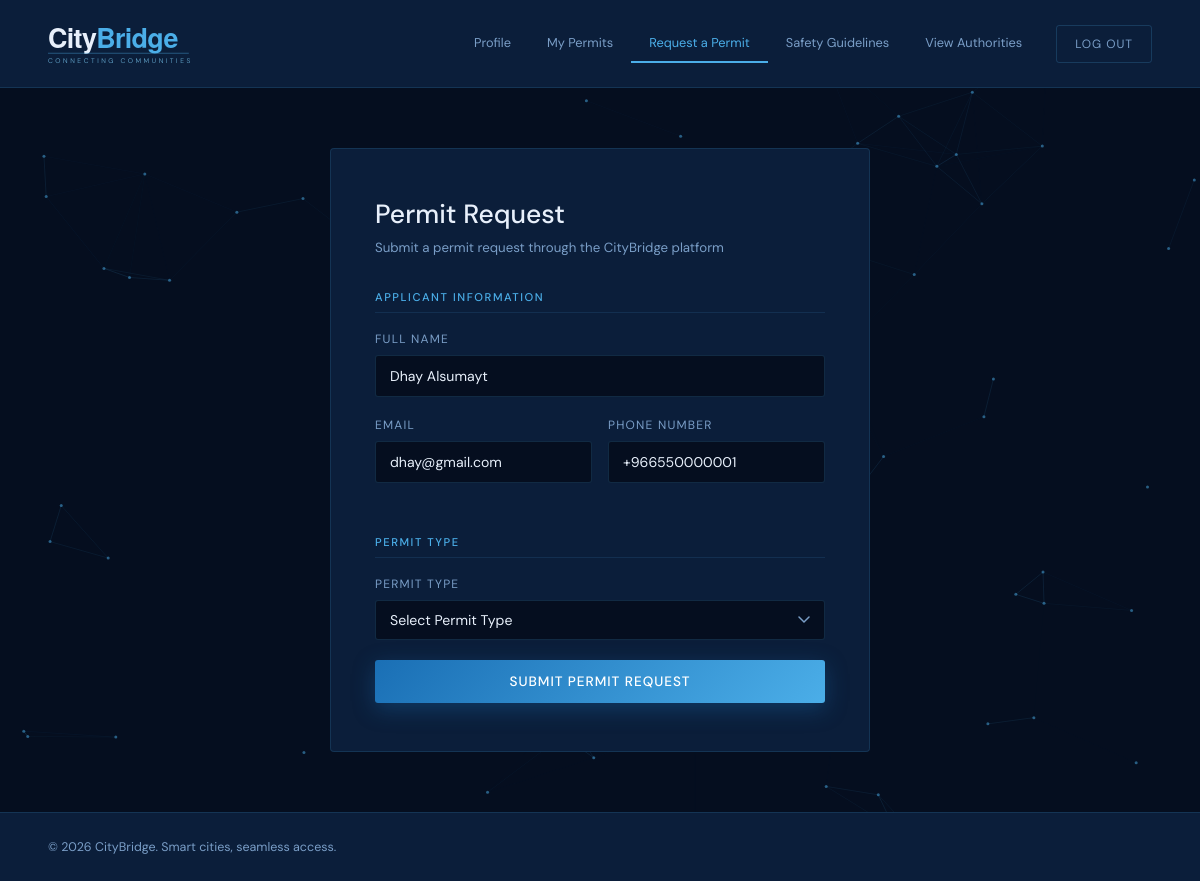
The page /code/reqprimt.php (signed in) on the database its author committed.
### tables this page shows
CREATE TABLE `user_account` (
  `account_id` int NOT NULL,
  `first_name` varchar(50) NOT NULL,
  `last_name` varchar(50) NOT NULL,
  `phone_number` varchar(20) NOT NULL,
  `job_title` varchar(100) DEFAULT NULL,
  `company_id` int NOT NULL
);

CREATE TABLE `account` (
  `account_id` int NOT NULL,
  `username` varchar(50) NOT NULL,
  `email` varchar(100) NOT NULL,
  `password_hash` varchar(255) NOT NULL,
  `role` enum('user','admin') NOT NULL
);

### code/auth.php (called while the page is built, shortened)
<?php
function e($v) {
    return htmlspecialchars((string)($v ?? ""), ENT_QUOTES, "UTF-8");
}

### code/reqprimt.php (the view, shortened to what this page needs)
<?php
include "db.php";
include "auth.php";
$account_id = (int)$_SESSION["account_id"];
$stmt = $conn->prepare(
  "SELECT ua.first_name, ua.last_name, ua.phone_number, a.email
   FROM account a JOIN user_account ua ON ua.account_id = a.account_id
   WHERE a.account_id = ?");
$stmt->bind_param("i", $account_id);
$stmt->execute();
$me = $stmt->get_result()->fetch_assoc();
?>
<!DOCTYPE html>
<html lang="en">
<head>
  <link rel="stylesheet" href="style.css" />
</head>
<body>
  <header class="user-header">
    <svg viewBox="0 0 500 72" width="320" xmlns="http://www.w3.org/2000/svg">
      <text x="0" y="44" font-family="'Helvetica Neue', 'Segoe UI', Arial, sans-serif" font-size="42" font-weight="700" letter-spacing="-1">
        <tspan fill="#e8f0fb">City</tspan><tspan fill="#4baee8">Bridge</tspan>
      </text>
      <text x="0" y="67" font-family="'DM Sans', 'Helvetica Neue', Arial, sans-serif" font-size="10.5" font-weight="300" fill="#7dcef8" letter-spacing="4" opacity="0.82">CONNECTING COMMUNITIES</text>
    </svg>
    <nav>
      <a href="user.php">Profile</a>
      <a href="my-permits.php">My Permits</a>
      <a href="reqprimt.php" class="active">Request a Permit</a>
      <a href="safety-guidelines.php">Safety Guidelines</a>
      <a href="authorities.php">View Authorities</a>
      <a href="logout.php" class="logout">Log Out</a>
    </nav>
  </header>
  <main>
    <div class="form-card wide">
      <h2>Permit Request</h2>
      <p class="subtitle">Submit a permit request through the CityBridge platform</p>
      <form id="permitForm" action="" method="post" enctype="multipart/form-data" novalidate>
        <p class="section-label">Applicant Information</p>
        <div class="field">
          <label for="fullname">Full Name</label>
          <input type="text" id="fullname" name="fullname"
                 value="<?php echo e(trim(($me['first_name'] ?? '').' '.($me['last_name'] ?? ''))); ?>"
                 readonly />
        </div>
        <div class="two-col">
          <div class="field">
            <label for="email">Email</label>
            <input type="email" id="email" name="email"
                   value="<?php echo e($me['email'] ?? ''); ?>" readonly />
          </div>
          <div class="field">
            <label for="phone">Phone Number</label>
            <input type="tel" id="phone" name="phone"
                   value="<?php echo e($me['phone_number'] ?? ''); ?>" readonly />
          </div>
        </div>
        <p class="section-label">Permit Type</p>
        <div class="field">
          <label for="permitType">Permit Type</label>
          <select id="permitType" name="permit_type" required>
            <option value="">Select Permit Type</option>
          </select>
        </div>
        <button type="submit" class="btn btn-primary btn-full">Submit Permit Request</button>
      </form>
    </div>
  </main>
  <footer><p>&copy; 2026 CityBridge. Smart cities, seamless access.</p></footer>
</body>
</html>

### code/style.css (style rules this page uses)
* { box-sizing: border-box; margin: 0; padding: 0; }
body { font-family: 'DM Sans', sans-serif; background-color: #050e1f; color: #e8f0fb; min-height: 100vh; display: flex; flex-direction: column; }
header { background-color: #0b1e3a; border-bottom: 1px solid rgba(74, 174, 232, 0.15); padding: 0 48px; height: 88px; display: flex; align-items: center; }
main { flex: 1; }
.btn { display: inline-block; text-decoration: none; font-family: 'DM Sans', sans-serif; font-size: 0.85rem; font-weight: 500; letter-spacing: 0.07em; text-transform: uppercase; border-radius: 3px; cursor: pointer; padding: 8px 22px; border: none; transition: box-shadow 0.2s, background 0.2s; }
.btn-primary { background: linear-gradient(135deg, #1a6fb5, #4baee8); color: #fff; box-shadow: 0 6px 22px rgba(26, 111, 181, 0.35); }
.btn-full { width: 100%; display: block; text-align: center; padding: 13px 0; }
.form-card { max-width: 420px; margin: 60px auto; padding: 48px 44px; background-color: #0b1e3a; border: 1px solid rgba(74, 174, 232, 0.15); border-radius: 4px; }
.form-card.wide { max-width: 540px; }
.form-card h2 { font-size: 1.65rem; font-weight: 500; color: #e8f0fb; margin-bottom: 6px; }
.form-card .subtitle { font-size: 0.83rem; color: #7a9ec7; margin-bottom: 32px; line-height: 1.6; }
.field { margin-bottom: 20px; }
.field label { display: block; font-size: 0.75rem; letter-spacing: 0.1em; text-transform: uppercase; color: #7a9ec7; margin-bottom: 8px; }
.field input, .field select { width: 100%; padding: 11px 14px; background-color: #050e1f; border: 1px solid rgba(74, 174, 232, 0.18); border-radius: 3px; color: #e8f0fb; font-family: 'DM Sans', sans-serif; font-size: 0.88rem; outline: none; transition: border-color 0.2s; }
.field input::placeholder { color: #2e4d6e; }
.field select { appearance: none; cursor: pointer; padding-right: 36px; background-repeat: no-repeat; background-position: right 14px center; }
.field select option { background-color: #0b1e3a; }
.two-col { display: grid; grid-template-columns: 1fr 1fr; gap: 16px; }
.section-label { font-size: 0.7rem; font-weight: 500; letter-spacing: 0.14em; text-transform: uppercase; color: #4baee8; margin-top: 32px; margin-bottom: 18px; padding-bottom: 8px; border-bottom: 1px solid rgba(74, 174, 232, 0.12); }
.user-header { background-color: #0b1e3a; border-bottom: 1px solid rgba(74, 174, 232, 0.15); padding: 0 48px; height: 88px; display: flex; align-items: center; justify-content: space-between; }
.user-header nav { display: flex; align-items: center; }
.user-header nav a { padding: 10px 18px; font-size: 0.8rem; color: #7a9ec7; text-decoration: none; border-bottom: 2px solid transparent; white-space: nowrap; transition: color 0.15s, border-color 0.15s; }
.user-header nav a.active { color: #4baee8; border-bottom-color: #4baee8; }
.user-header nav a.logout { font-size: 0.75rem; letter-spacing: 0.08em; text-transform: uppercase; border: 1px solid rgba(74, 174, 232, 0.2); border-radius: 3px; margin-left: 16px; transition: color 0.2s, border-color 0.2s; }
footer { background-color: #0b1e3a; border-top: 1px solid rgba(74, 174, 232, 0.15); padding: 26px 48px; display: flex; align-items: center; justify-content: space-between; flex-wrap: wrap; gap: 14px; }
footer p { font-size: 0.78rem; color: #7a9ec7; }
header, .user-header, main, footer { position: relative; z-index: 1; }

### rows shown on the page
user_account: fullname "Dhay Alsumayt", email "dhay@gmail.com", phone "+966550000001"
